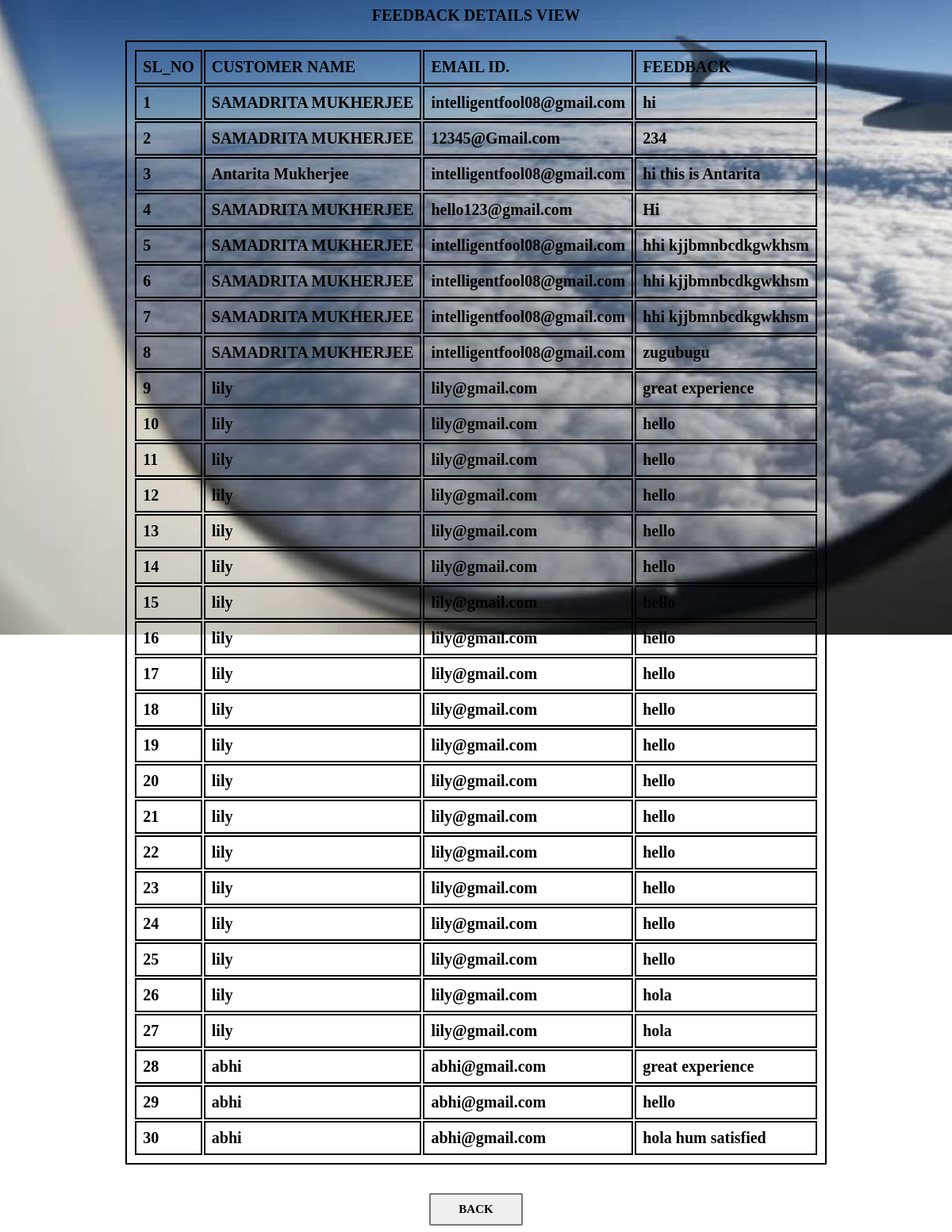
Page /admin_feedback.php on the committed database.
### tables this page shows
CREATE TABLE `feedback` (
  `id` int(11) NOT NULL,
  `name` varchar(255) NOT NULL,
  `email` varchar(255) NOT NULL,
  `feedback` text NOT NULL
);

### admin_feedback.php (the view, shortened to what this page needs)
<?php
$servername = "localhost";
$username = "root";
$password = "";
$dbname = "airplane_reservation";
$conn = new mysqli($servername, $username, $password, $dbname);
?>
<html>
    <head>
		<link rel="stylesheet" href="adminfeedback.css">
    </head>
    <body>
      <center> <p> FEEDBACK DETAILS VIEW </p>
      <?php
        $sql="SELECT * FROM feedback;";
        $result=mysqli_query($conn,$sql);
        $resultcheck=mysqli_num_rows($result);
        if ($resultcheck>0)
        {
            echo " <table border='1' align='center'>
                <tr>
				   <th> SL_NO</th>
                   <th> CUSTOMER NAME </th>
                   <th> EMAIL ID. </th>
                   <th> FEEDBACK </th>
                </tr>";
             while($row = mysqli_fetch_assoc($result))
             {
                echo "<tr>";
                echo "<td>" .$row['id']."</td>";
                echo "<td>" .$row['name']."</td>";
                echo "<td>" .$row['email']."</td>";
                echo "<td>" .$row['feedback']."</td>";
                echo "</tr>";
             }
        }
        else{
            echo "No feedback found!";
        }
        echo"</table>";
        echo"<br>";
        echo"<br>";
        echo"<a href='admin_operations_list.html'>";
        echo"<center><input type='submit' name='' value='BACK'></center>";
     ?>
    </center>
    </body>
</html>

### adminfeedback.css (style rules this page uses)
body { background-image: url('fdbk1.jpg'); background-repeat: no-repeat; background-attachment: middle; background-attachment: fixed; }
p { font-family: 'Nanum Gothic'; color: black; font-size: 20px; font-weight:bold; }
input, select, textarea { border-radius: 2px; border: 2px solid #777; box-sizing: border-box; font-size: 15px; color: black; font-family: 'Nanum Gothic'; width: 10%; padding: 10px; font-weight:bold; }
table { color: black; border: black; font-weight: 900; font-size: 20px; font-weight:bold; }
table,th, td { color: black; text-align: left; padding: 8px; border: 2px solid; font-weight:bold; }
th { color: black; font-family:Lucida Console; font-weight:bold; font-size: 20px; }
input[type=submit] { color: black; font-weight:bold; }

### rows in the picture
feedback: id "1", name "SAMADRITA MUKHERJEE", email "intelligentfool08@gmail.com", feedback "hi"
feedback: id "2", name "SAMADRITA MUKHERJEE", email "12345@Gmail.com", feedback "234"
feedback: id "3", name "Antarita Mukherjee", email "intelligentfool08@gmail.com", feedback "hi this is Antarita"
feedback: id "4", name "SAMADRITA MUKHERJEE", email "hello123@gmail.com", feedback "Hi"
feedback: id "5", name "SAMADRITA MUKHERJEE", email "intelligentfool08@gmail.com", feedback "hhi kjjbmnbcdkgwkhsm"
feedback: id "6", name "SAMADRITA MUKHERJEE", email "intelligentfool08@gmail.com", feedback "hhi kjjbmnbcdkgwkhsm"
feedback: id "7", name "SAMADRITA MUKHERJEE", email "intelligentfool08@gmail.com", feedback "hhi kjjbmnbcdkgwkhsm"
feedback: id "8", name "SAMADRITA MUKHERJEE", email "intelligentfool08@gmail.com", feedback "zugubugu"
feedback: id "9", name "lily", email "lily@gmail.com", feedback "great experience"
feedback: id "10", name "lily", email "lily@gmail.com", feedback "hello"
feedback: id "11", name "lily", email "lily@gmail.com", feedback "hello"
feedback: id "12", name "lily", email "lily@gmail.com", feedback "hello"
feedback: id "13", name "lily", email "lily@gmail.com", feedback "hello"
feedback: id "14", name "lily", email "lily@gmail.com", feedback "hello"
feedback: id "15", name "lily", email "lily@gmail.com", feedback "hello"
feedback: id "16", name "lily", email "lily@gmail.com", feedback "hello"
feedback: id "17", name "lily", email "lily@gmail.com", feedback "hello"
feedback: id "18", name "lily", email "lily@gmail.com", feedback "hello"
feedback: id "19", name "lily", email "lily@gmail.com", feedback "hello"
feedback: id "20", name "lily", email "lily@gmail.com", feedback "hello"
feedback: id "21", name "lily", email "lily@gmail.com", feedback "hello"
feedback: id "22", name "lily", email "lily@gmail.com", feedback "hello"
feedback: id "23", name "lily", email "lily@gmail.com", feedback "hello"
feedback: id "24", name "lily", email "lily@gmail.com", feedback "hello"
feedback: id "25", name "lily", email "lily@gmail.com", feedback "hello"
feedback: id "26", name "lily", email "lily@gmail.com", feedback "hola"
feedback: id "27", name "lily", email "lily@gmail.com", feedback "hola"
feedback: id "28", name "abhi", email "abhi@gmail.com", feedback "great experience"
feedback: id "29", name "abhi", email "abhi@gmail.com", feedback "hello"
feedback: id "30", name "abhi", email "abhi@gmail.com", feedback "hola hum satisfied"
